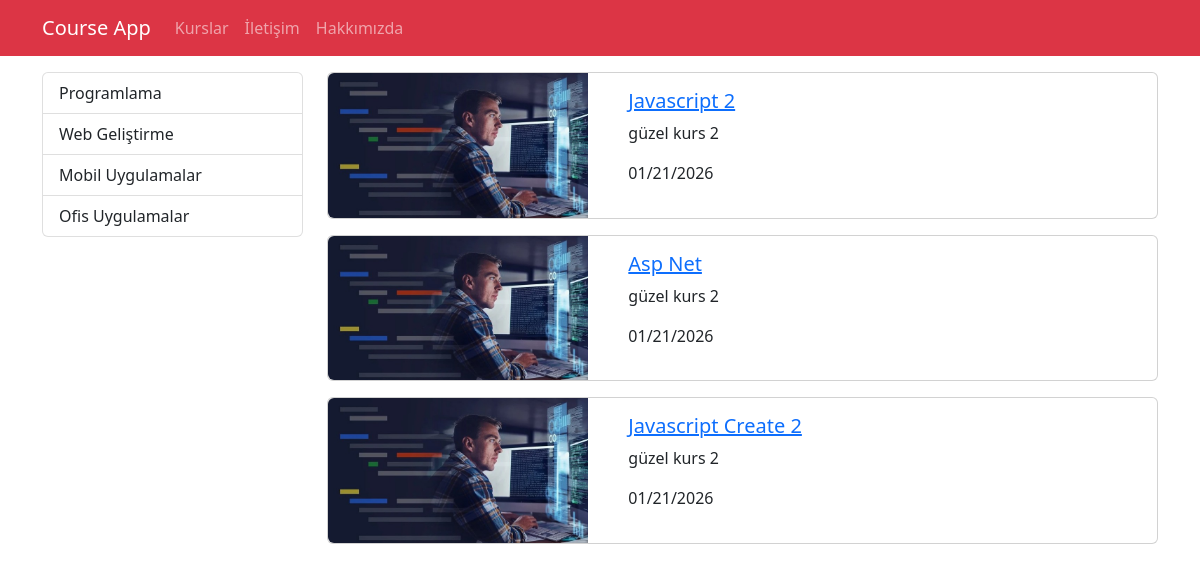
/kurslar/, run on the app's committed database.
### courses/models.py (models this page shows, shortened)
class Category(models.Model):
    name = models.CharField(max_length=40)
    slug = models.CharField(max_length=50)

class Course(models.Model):
    title = models.CharField(max_length=50,null=True)
    description = models.TextField()
    imageUrl = models.CharField(max_length=50, blank=False)
    date = models.DateField()
    isActive = models.BooleanField()
    slug = models.SlugField(default="", null=False, unique = True, db_index=True)

### courses/views.py (the view)
# urls.py: path('',views.index),
def index(request):
    kurslar = Course.objects.filter(isActive=1)
    kategoriler = Category.objects.all()
    return render(request,'courses/index.html',{
        'categories': kategoriler,
        'courses':kurslar
    })

### courses/templates/courses/index.html (shortened to what this page needs)
{% extends 'layout.html'%}
{% load static %}
{% block css_files %}
    <link rel="stylesheet" href="{% static 'courses/css/style.css' %}">
{% endblock  %}
{% block content %}
     <div class="container mt-3">
            <div class="row">
                <div class="col-3">
                    {% include "courses/partials/_categories.html" %}
                </div>
                <div class="col-9">
                    {% for course in courses  %}
                            {% include "courses/partials/_course.html" %}
                    {% endfor %}
                </div>
            </div>
        </div>
{% endblock %}

### courses/templates/courses/partials/_categories.html
 <div class="list-group">
      {% for category in categories %}
          <a href="{% url "courses_by_category" category.slug %}"
          class="list-group-item list-group-item-action">
          {{ category.name|title }} </a>
     {% endfor %}
</div>

### courses/templates/courses/partials/_course.html
 {% load static %}
 <div class="card mb-3">
                            <div class="row">
                                    <div class="col-4">
                                        <img src = "{% static "courses/img/"|add:course.imageUrl %}" alt="{{course.title}}" class = "img-fluid rounded-start">
                                    </div>
                                    <div class="col-8">
                                        <div class="card-body">
                                            <h5 class="card-title">
                                                <a href="{% url 'course_details' course.slug %}">
                                                    {{ course.title|title }}
                                                </a>
                                            </h5>
                                            <p class="card-text">{{ course.description|truncatechars:15 }}</p>
                                            <p>{{course.date|date:"SHORT_DATE_FORMAT"}}</p>
                                        </div>
                                    </div>
                            </div>
</div>

### data on the page
Category: name "Programlama"
Category: name "Web Geliştirme"
Category: name "Mobil Uygulamalar"
Category: name "Ofis Uygulamalar"
Course: imageUrl (picture), title "Javascript 2", description "güzel kurs 2", date "01/21/2026"
Course: imageUrl (picture), title "Asp Net", description "güzel kurs 2", date "01/21/2026"
Course: imageUrl (picture), title "Javascript Create 2", description "güzel kurs 2", date "01/21/2026"
